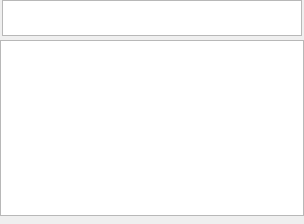
<?xml version='1.0' encoding='utf-8'?>
<ui version="4.0">
 <class>Dialog</class>
 <widget class="QDialog" name="Dialog">
  <property name="enabled">
   <bool>true</bool>
  </property>
  <property name="geometry">
   <rect>
    <x>8</x>
    <y>7</y>
    <width>304</width>
    <height>224</height>
   </rect>
  </property>
  <property name="windowTitle">
   <string>Dialog</string>
  </property>
  <widget class="QGraphicsView" name="submenu_title">
   <property name="geometry">
    <rect>
     <x>2</x>
     <y>0</y>
     <width>300</width>
     <height>36</height>
    </rect>
   </property>
  </widget>
  <widget class="QListView" name="submenulist_View">
   <property name="geometry">
    <rect>
     <x>0</x>
     <y>40</y>
     <width>304</width>
     <height>176</height>
    </rect>
   </property>
  </widget>
 </widget>
 <resources />
 <connections />
</ui>
